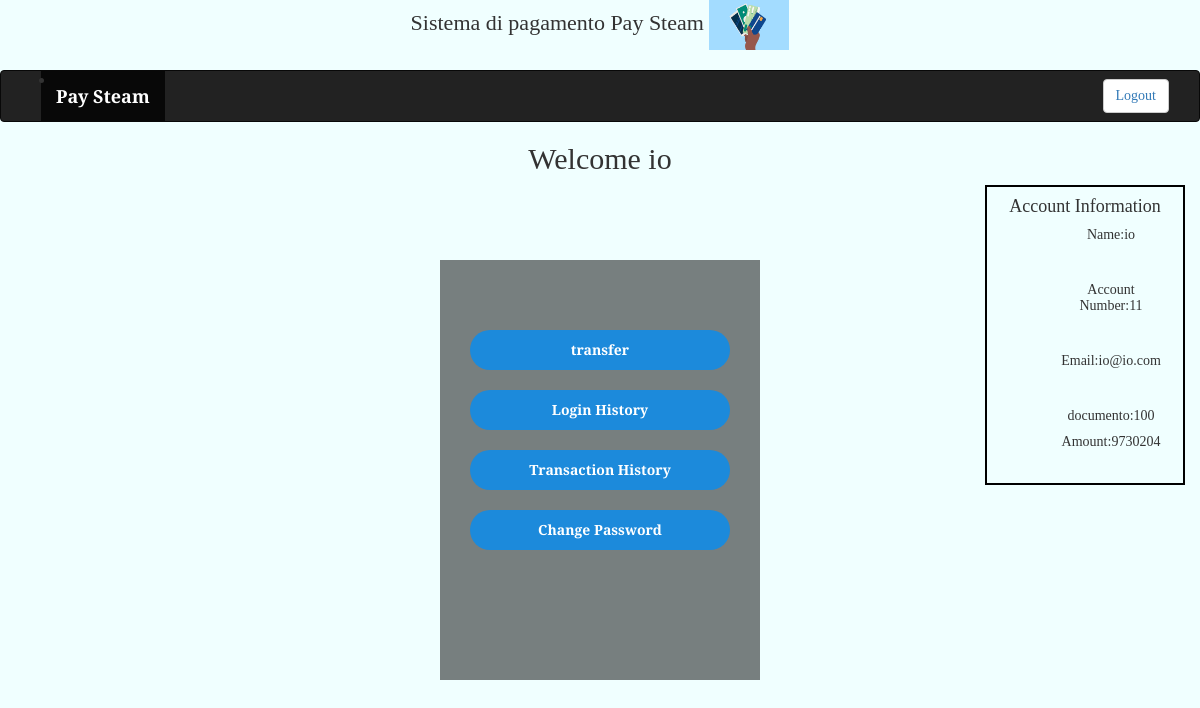
The app's page /PaySteam/myacc.php (signed in) with its own data.
### tables this page shows
CREATE TABLE `PAY_user` (
  `acc_no` int(15) NOT NULL,
  `name` varchar(50) NOT NULL,
  `pass` varchar(20) NOT NULL,
  `email` varchar(40) NOT NULL,
  `documento` varchar(12) NOT NULL,
  `amount` int(15) NOT NULL
);

### PaySteam/myacc.php (the view, shortened to what this page needs)
<?php
 $servername = "mysql.57gimp.home";
                $username_db = "fi.licursi";
                $password_db = "kJ1L27dW";
                $dbname = "fi_licursi";
                $conn = new mysqli($servername, $username_db, $password_db, $dbname);
$account=$_SESSION['account'];
?>
<!DOCTYPE html>
<html lang="en" dir="ltr">
  <head>
      <link rel="stylesheet" href="https://maxcdn.bootstrapcdn.com/bootstrap/3.3.7/css/bootstrap.min.css">
      <link rel="stylesheet" href="Main.css">
      <link rel="stylesheet" href="login.css">
  </head>
  <body onload="noBack();"
	onpageshow="if (event.persisted) noBack();" onunload="">
 <h1> Sistema di pagamento Pay Steam  <img style="height:50px; width:80px;" src="a.jpg" > </h1>
    <nav class="navbar navbar-default navbar-inverse">
      <div class="container-fluid">
        <div class="navbar-header">
          <ul class="navbar-nav">
            <li class="active"> <a class="navbar-brand" href="#"> Pay Steam </a></li>
          </ul>
        </div>
        <div class="collapse navbar-collapse" id="bs-example-navbar-collapse-1">
         <form  method="post" action="" class="navbar-form navbar-right">
             <button type="submit"  name="logout"    class="btn btn-default"><a href="logout.php">Logout</a></button>
        </form>
        </div>
      </div>
    </nav>
     <div>
      <h2>Welcome <?php
          $query=mysqli_query($conn,"SELECT name FROM PAY_user WHERE acc_no='$account'");
           $result=mysqli_fetch_assoc($query);
          $a=$result['name'];
          echo "$a"; ?></h2>
         <div class="login-box">
     <form method="post" action="">
        <input type="submit" name="trans" value="transfer">
         <input type="submit" name="log_his" value="Login History">
         <input type="submit" name="trans_his" value="Transaction History">
         <input type="submit" name="change" value="Change Password">
             </form></div>
      <div class="col-xs-2" id="three">
        <h4> Account Information </h4>
        <ul>
            <li id="one"> <h5>Name:<?php
          $query=mysqli_query($conn,"SELECT name FROM PAY_user WHERE acc_no='$account'");
           $result=mysqli_fetch_assoc($query);
          $a=$result['name'];
          echo "$a"; ?></h5> </li>
          <br>
          <li id="one"><h5>Account Number:<?php
          $query=mysqli_query($conn,"SELECT acc_no FROM PAY_user WHERE acc_no='$account'");
           $result=mysqli_fetch_assoc($query);
          $a=$result['acc_no'];
          echo "$a"; ?> </h5></li>
          <br>
          <li id="one"> <h5>Email:<?php
          $query=mysqli_query($conn,"SELECT email FROM PAY_user WHERE acc_no='$account'");
           $result=mysqli_fetch_assoc($query);
          $a=$result['email'];
          echo "$a"; ?> </h5> </li>
          <br>
          <li id="one"><h5>documento:<?php
          $query=mysqli_query($conn,"SELECT documento FROM PAY_user WHERE acc_no='$account'");
           $result=mysqli_fetch_assoc($query);
          $a=$result['documento'];
          echo "$a"; ?> </h5> </li>
            <li id="one"><h5>Amount:<?php
          $query=mysqli_query($conn,"SELECT amount FROM PAY_user WHERE acc_no='$account'");
           $result=mysqli_fetch_assoc($query);
          $a=$result['amount'];
          echo "$a"; ?> </h5> </li>
        </ul>
      </div>
      </div>
    </body>
</html>

### PaySteam/Main.css (style rules this page uses)
body { background-color: azure; font-family: 'Cinzel', serif; font-weight: bold; text-align: center; }
#three { border: 2px solid black; margin-right: 15px; height: 300px; float: right; }
#one { background: url("https://s3-us-west-2.amazonaws.com/s.cdpn.io/29841/arrow.png") 0 50% no-repeat; background: url("https://s3-us-west-2.amazonaws.com/s.cdpn.io/29841/arrow.svg") 0 50% no-repeat; list-style-type: none; padding-left: 12px; }

### PaySteam/login.css (style rules this page uses)
body { background-color: azure; font-family: 'Cinzel', serif; font-weight: bold; text-align: center; }
.login-box { margin-top: 70px; width:320px; height:420px; background:rgba(0,0,0,0.5); color:#fff; top:50%; left:50%; position:absolute; transform: translate(-50%,-50%); box-sizing:border-box; padding: 70px 30px; }
h1 { margin:0; padding: 0 0 20px; text-align:center; font-size: 22px; }
.login-box input { width:100%; margin-bottom:20px; }
.login-box input[type="submit"] { border:none; outline:none; height:40px; background:#1c8adb; color:#fff; font-size:18 px; border-radius:20px; }

### records on screen
pay_user: name "io", acc_no "11", email "io@io.com", documento "100", amount "9730204"
